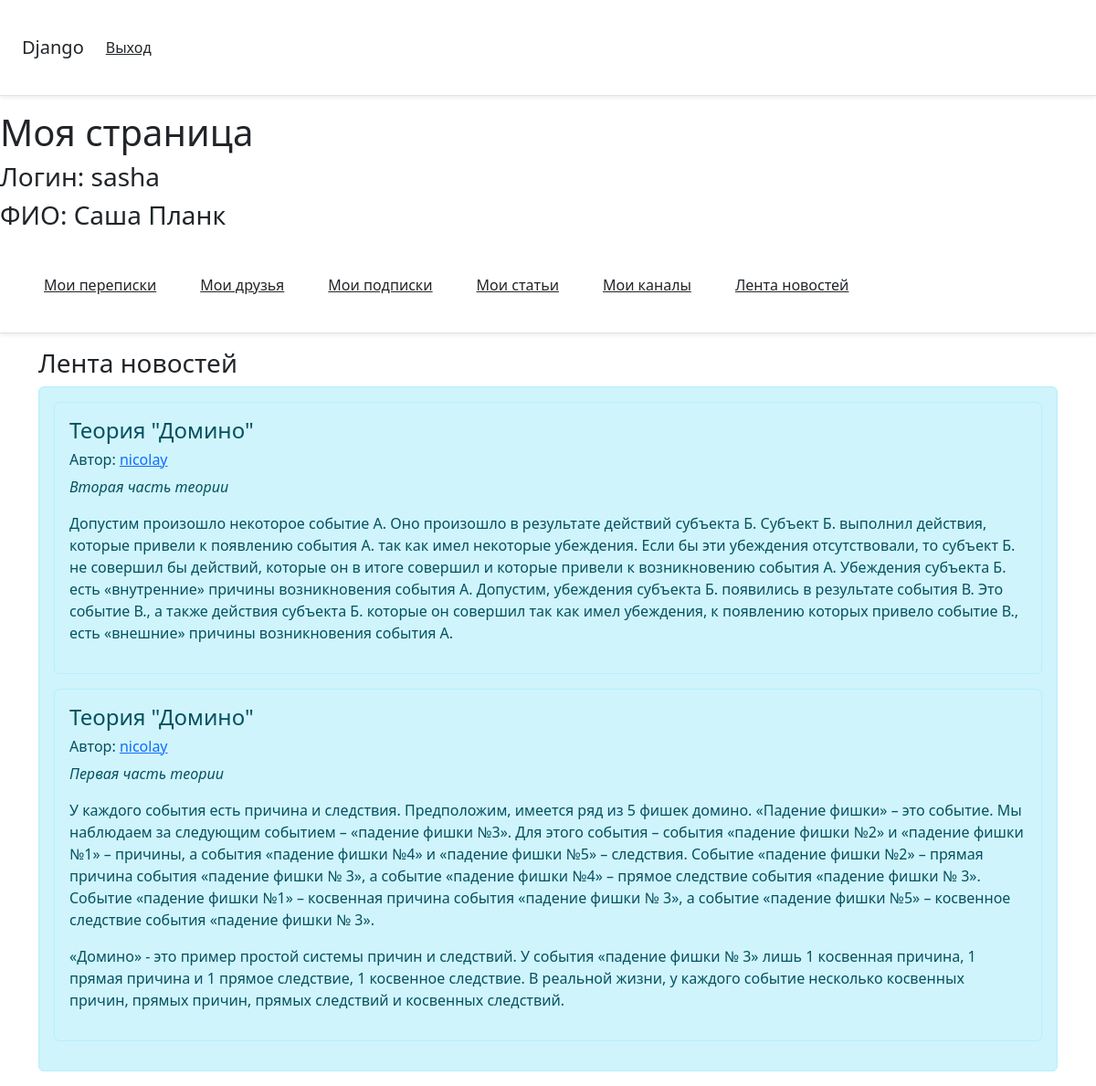
/1/news, run on the app's committed database.
### main/models.py (models this page shows)
class StandartUser(models.Model):
    password = models.CharField(max_length=256)
    username = models.CharField('username', max_length=150)
    last_name = models.CharField(max_length=150)
    date_joined  = models.DateTimeField(auto_now=True)
    first_name = models.CharField(max_length=150)

class Articles(models.Model):
    author = models.CharField('Автор', max_length=25)
    title = models.CharField('Название', max_length=255)
    intro = models.CharField('Анонс', max_length=250)
    content = models.TextField('Статья',blank=True)
    time_create = models.DateTimeField('Время создания',auto_now_add=True)
    time_update = models.DateTimeField('Время редакции',auto_now=True)
    is_published = models.BooleanField('Статус публикации',default=True)

### main/views.py (the view)
# urls.py: path('<int:id>/news', views.news, name='news'),
def news(request, id):
   news = Articles.objects.all()
   user = get_object_or_404(StandartUser, id=id)
   data = {
       'news': news,
       'user': user,
   }
   return render(request, 'user/news.html', data)

### main/templates/user/news.html (shortened to what this page needs)
{% extends 'user/userpage.html' %}
{% block href %}
<div class="container">
    <h3>Лента новостей</h3>
    <div class="alert alert-info">
        {% if news|length > 0 %}
            {% for elem in news reversed %}
                {% if elem.author != user.username %}
                    <div class="alert alert-info">
                        <h4>{{ elem.title }}</h4>
                        <h6>Автор: <a href="{% url 'people' user.id elem.author %}"> {{ elem.author }}</a></h6>
                        <p><em>{{ elem.intro }}</em></p>
                        <p>{{ elem.content|linebreaks }}</p>
                    </div>
                {% endif %}
            {% endfor %}
        {% else %}
        <p>У нас еще нету статей</p>
        {% endif %}
    </div>
</div>
{% endblock %}

### main/templates/user/userpage.html (shortened to what this page needs)
{% extends 'user/base.html' %}
{% block body %}
<h1>Моя страница</h1>
<h3>Логин: {{ user.username }}</h3>
<h3 style="text-transform:capitalize">ФИО: {{ user.first_name }} {{ user.last_name }}</h3>
<div class="d-flex flex-column flex-md-row align-items-center p-3 px-md-4 mb-3 bg-white border-bottom shadow-sm">
    <a class="p-4 text-dark" href="mychats">Мои переписки</a>
    <a class="p-4 text-dark" href="myfriends">Мои друзья</a>
    <a class="p-4 text-dark" href="mysubscribes">Мои подписки</a>
    <a class="p-4 text-dark" href="myarticles">Мои статьи</a>
    <a class="p-4 text-dark" href="mychanels">Мои каналы</a>
    <a class="p-4 text-dark" href="news">Лента новостей</a>
</div>
{% block href %}{% endblock %}
{% endblock %}

### data on the page
StandartUser: username "sasha", first_name "Саша", last_name "Планк"
Articles: title "Теория \"Домино\"", author "nicolay", intro "Вторая часть теории", content "Допустим произошло некоторое событие А. Оно произошло в результате действий субъекта Б. Субъект Б. выполнил действия, которые привели к появлению события А. так как имел некоторые убеждения. Если бы эти убеждения отсутствовали, то субъект Б. не совершил бы действий, которые он в итоге совершил и которые привели к возникновению события А. Убеждения субъекта Б. есть «внутренние» причины возникновения события А. Допустим, убеждения субъекта Б. появились в результате события В. Это событие В., а также действия субъекта Б. которые он совершил так как имел убеждения, к появлению которых привело событие В., есть «внешние» причины возникновения события А."
Articles: title "Теория \"Домино\"", author "nicolay", intro "Первая часть теории", content "У каждого события есть причина и следствия. Предположим, имеется ряд из 5 фишек домино. «Падение фишки» – это событие. Мы наблюдаем за следующим событием – «падение фишки №3». Для этого события – события «падение фишки №2» и «падение фишки №1» – причины, а события «падение фишки №4» и «падение фишки №5» – следствия. Событие «падение фишки №2» – прямая причина события «падение фишки № 3», а событие «падение фишки №4» – прямое следствие события «падение фишки № 3». Событие «падение фишки №1» – косвенная причина события «падение фишки № 3», а событие «падение фишки №5» – косвенное следствие события «падение фишки № 3». «Домино» - это пример простой системы причин и следствий. У события…"
